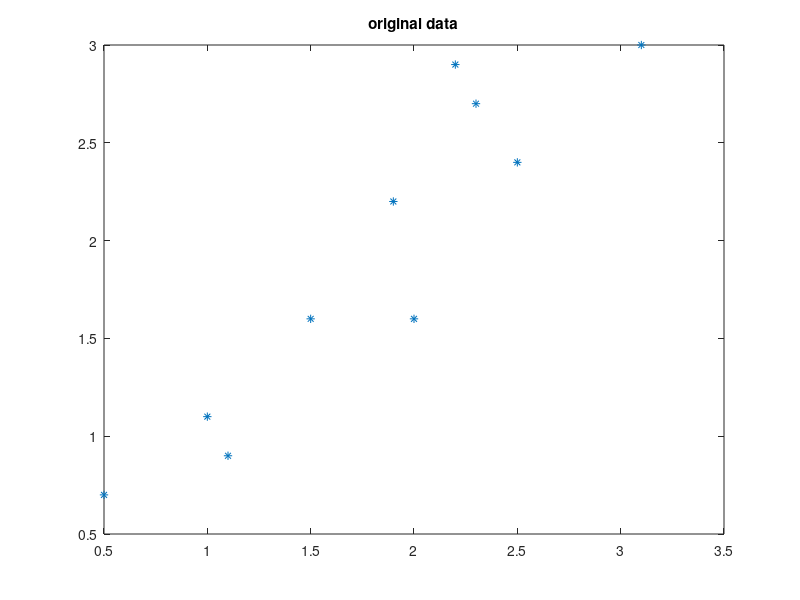
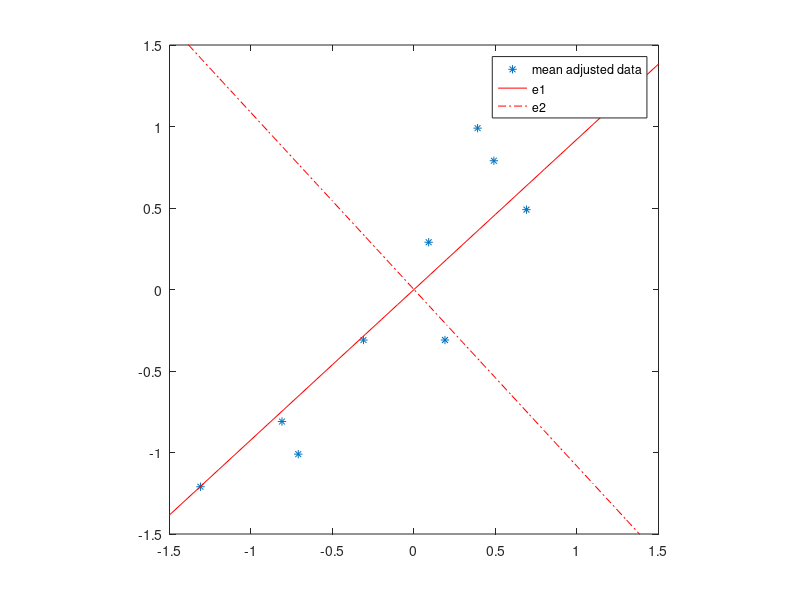
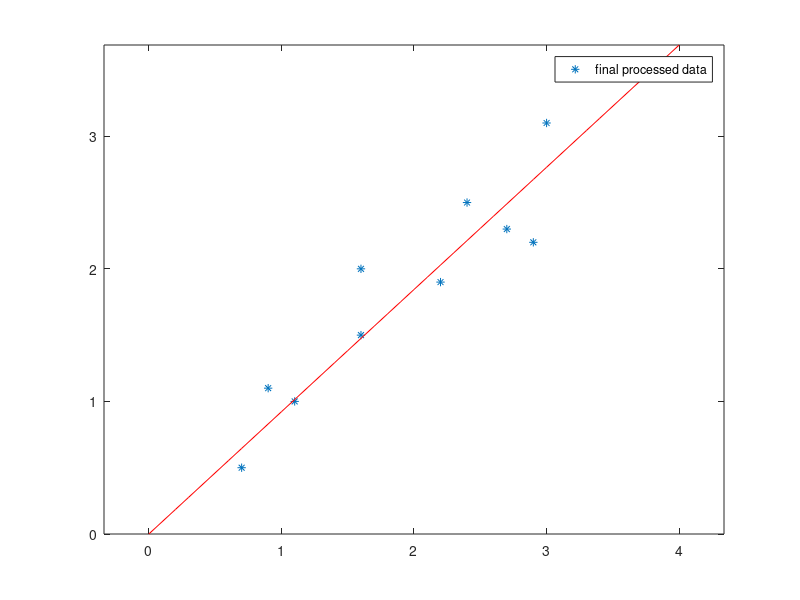

Source code (MATLAB) for these figures, in order:
clc;
clear;
close all hidden;

% ************* question (a) ******************
load q1data.txt;
plot(q1data(:,1),q1data(:,2),'*');
title('original data');

x1_mean=mean(q1data(:,1));
x2_mean=mean(q1data(:,2));

data(:,1)=q1data(:,1)-x1_mean;
data(:,2)=q1data(:,2)-x2_mean;

C=cov(data);
[vector, value]=eig(C);
vector = fliplr(vector); 

figure;
plot(data(:,1),data(:,2),'*');
hold on;
x=-3:0.1:3;
y1=vector(1,1)/vector(2,1)*x;
y2=vector(1,2)/vector(2,2)*x;
plot(x,y1,'r-');
hold on;
plot(x,y2,'r-.');
legend('mean adjusted data','e1','e2');
axis([-1.5 1.5 -1.5 1.5]);
axis equal;

% *********** question (b) ********************
[n,~] = size(q1data);
m = repmat(mean(q1data),[n,1]);

A=data*vector;
final_data=m+A*vector';

figure;
x1=final_data(:,2);
x2=final_data(:,1);
plot(x1,x2,'*');
hold on;
x1=0:0.1:4;
y1=vector(1,1)/vector(2,1)*x1;
plot(x1,y1,'r-');
axis equal;
legend('final processed data');

% *********** question (c) ********************
vector_pick=vector(:,1);
opt_data=data*vector_pick;
dis=max(opt_data)-min(opt_data);











